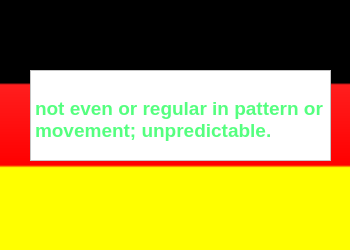
<?xml version="1.0" encoding="UTF-8"?>
<ui version="4.0">
 <class>hint1</class>
 <widget class="QWidget" name="hint1">
  <property name="geometry">
   <rect>
    <x>0</x>
    <y>0</y>
    <width>350</width>
    <height>250</height>
   </rect>
  </property>
  <property name="windowTitle">
   <string>Form</string>
  </property>
  <property name="styleSheet">
   <string notr="true">background-color: qlineargradient(spread:pad, x1:0, y1:0, x2:0, y2:1, stop:0 rgba(0, 0, 0, 255), stop:0.33 rgba(0, 0, 0, 255), stop:0.34 rgba(255, 30, 30, 255), stop:0.66 rgba(255, 0, 0, 255), stop:0.67 rgba(255, 255, 0, 255), stop:1 rgba(255, 255, 0, 255));</string>
  </property>
  <widget class="QTextEdit" name="textEdit">
   <property name="geometry">
    <rect>
     <x>30</x>
     <y>70</y>
     <width>301</width>
     <height>91</height>
    </rect>
   </property>
   <property name="styleSheet">
    <string notr="true">background-color: rgb(255, 255, 255);</string>
   </property>
   <property name="html">
    <string>&lt;!DOCTYPE HTML PUBLIC &quot;-//W3C//DTD HTML 4.0//EN&quot; &quot;http://www.w3.org/TR/REC-html40/strict.dtd&quot;&gt;
&lt;html&gt;&lt;head&gt;&lt;meta name=&quot;qrichtext&quot; content=&quot;1&quot; /&gt;&lt;style type=&quot;text/css&quot;&gt;
p, li { white-space: pre-wrap; }
&lt;/style&gt;&lt;/head&gt;&lt;body style=&quot; font-family:'MS Shell Dlg 2'; font-size:8.25pt; font-weight:400; font-style:normal;&quot;&gt;
&lt;p style=&quot; margin-top:0px; margin-bottom:0px; margin-left:0px; margin-right:0px; -qt-block-indent:0; text-indent:0px;&quot;&gt;&lt;span style=&quot; font-size:14pt;&quot;&gt;&lt;br /&gt;&lt;/span&gt;&lt;span style=&quot; font-family:'arial,sans-serif'; font-size:14pt; font-weight:600; color:#55ff7f; background-color:#ffffff;&quot;&gt;not even or regular in pattern or movement; unpredictable.&lt;/span&gt;&lt;/p&gt;&lt;/body&gt;&lt;/html&gt;</string>
   </property>
  </widget>
 </widget>
 <resources>
  <include location="../images.qrc"/>
 </resources>
 <connections/>
</ui>
